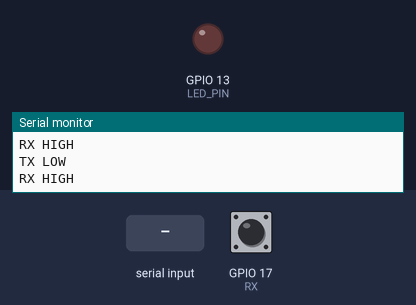
Recording of a program running on a simulated ESP32. Parts: output pins drawn as LEDs (lit = HIGH), the last lines printed to the serial monitor. The inputs (shaded band) are chosen by the test bench; at power-on: GPIO 17 (RX) HIGH. Pins used as bus, display or sensor lines are not drawn.

Above: at 1.2 s.
1.3 s: "1" received over Serial
At 1.7 s:
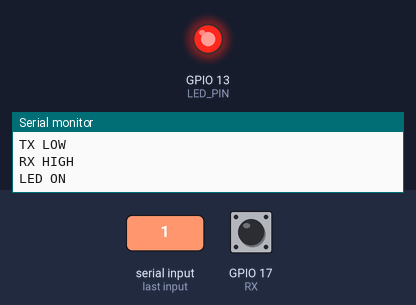
5.5 s: "0" received over Serial
At 6.2 s:
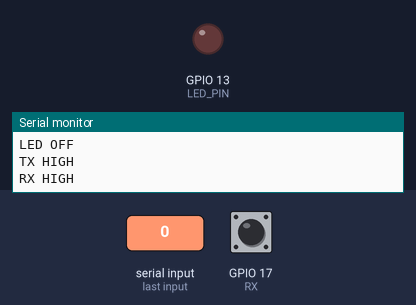
Timing chart, 0 to 8.5 s (numbered marks = the images above; inputs shaded):
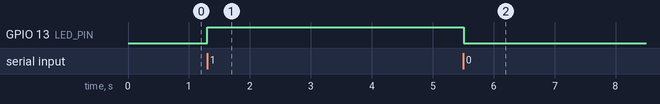

The program:

main.cpp
```cpp
#include <Arduino.h>

#define LED_PIN 13
#define TX 16
#define RX 17

void buttonTask(void *pvParameters)
{
  Serial.println("Button Task is running...");
  while (1)
  {
    if (Serial.available() > 0)
    {
      char cmd = Serial.read();

      if (cmd == '1')
      {
        digitalWrite(LED_PIN, HIGH);
        Serial.println("LED ON");
      }
      else if (cmd == '0')
      {
        digitalWrite(LED_PIN, LOW);
        Serial.println("LED OFF");
      }
    }
    vTaskDelay(100 / portTICK_PERIOD_MS);
  }
}

void rx_task(void *pvParameters)
{
  Serial.println("RX Task is running...");
  while (1)
  {
    if (digitalRead(RX) == LOW)
    {
      Serial.println("RX LOW");
    }
    else
    {
      Serial.println("RX HIGH");
    }
    vTaskDelay(1000 / portTICK_PERIOD_MS);
  }
}

void tx_task(void *pvParameters)
{
  Serial.println("TX Task is running...");
  while (1)
  {
    digitalWrite(TX, HIGH);
    Serial.println("TX HIGH");
    vTaskDelay(1000 / portTICK_PERIOD_MS);

    digitalWrite(TX, LOW);
    Serial.println("TX LOW");
    vTaskDelay(1000 / portTICK_PERIOD_MS);
  }
}

void setup()
{
  Serial.begin(9600);
  Serial.println("Hello, Yaffi!");

  pinMode(LED_PIN, OUTPUT);
  pinMode(TX, OUTPUT);
  pinMode(RX, INPUT);

  digitalWrite(TX, LOW);
  digitalWrite(RX, HIGH);


  xTaskCreate(buttonTask, "Button Task", 1000, NULL, 1, NULL);
  xTaskCreate(tx_task, "TX Task", 1000, NULL, 1, NULL);
  xTaskCreate(rx_task, "RX Task", 1000, NULL, 1, NULL);
}

void loop()
{
}
```

Measured:
- after the input at 1.3 s, GPIO 13 (LED_PIN): LOW → HIGH at once
- after the input at 5.5 s, GPIO 13 (LED_PIN): HIGH → LOW at once
